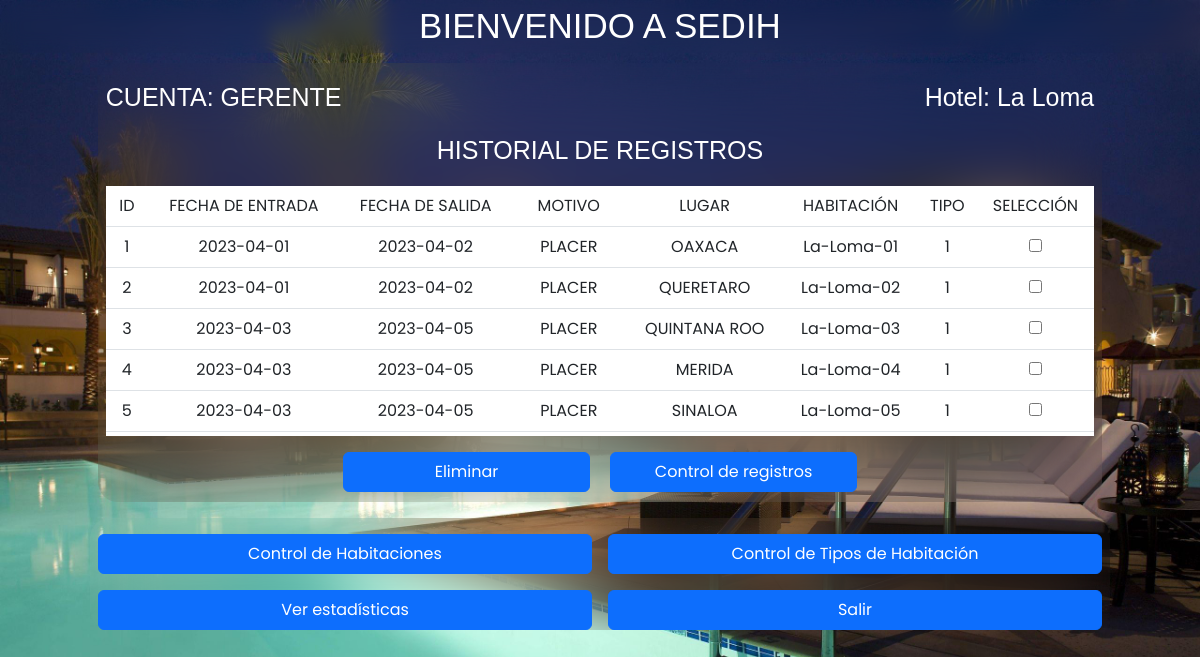
Screenshot of /Gerente.php?hotelid=1 with the database file from the repository.
### tables this page shows
CREATE TABLE `hotel` (
    `idHotel` int(11) NOT NULL,
    `nombre` varchar(50) DEFAULT NULL,
    `categoria` int(11) DEFAULT NULL,
    `domicilio` varchar(150) DEFAULT NULL,
    `ocupacion` double DEFAULT NULL,
    `ubicacion` varchar(100) DEFAULT NULL,
    `noHabitaciones` int(11) NOT NULL
);

CREATE TABLE `registrocliente` (
    `idRegistro` int(11) NOT NULL,
    `fechaHRegistro` date NOT NULL,
    `fechaSalida` date NOT NULL,
    `motivoVisita` varchar(200) DEFAULT NULL,
    `lugarProcedencia` varchar(60) DEFAULT NULL,
    `idHabitacion` varchar(100) NOT NULL,
    `tipoHabitacion` int(11) NOT NULL,
    `idHotel` int(11) NOT NULL
);

### Gerente.php (the view, shortened to what this page needs)
<?php
$mysqli = new mysqli("localhost", "root", "", "sedih", "3306");
$hotelid = isset($_GET['hotelid']) ? $_GET['hotelid'] : '';
?>
<!DOCTYPE html>
<html lang="en">
<head>
	<link href="https://cdn.jsdelivr.net/npm/bootstrap@5.3.0-alpha3/dist/css/bootstrap.min.css" rel="stylesheet"
>
	<link rel="stylesheet" href="index.css">
</head>
<body style="background: url('./src/assets/Fondo3.jpg') no-repeat; center center fixed; background-size: cover;">
	<div style=" background: transparent; border-radius: 20px;  backdrop-filter: blur(10px); text-align: center; color: white; font-family: Impact, Haettenschweiler, 'Arial Narrow Bold', sans-serif; font-size: 35px;">
		BIENVENIDO A SEDIH
	</div>
	<div class="container mt-2" >
		<form class="row g-3" style="margin-left: 5%; margin-right: 5%; margin-top: 10px; background: transparent; border-radius: 20px; backdrop-filter: blur(35px);"
		action="validarOpcionGerente.php?id=<?php echo $hotelid ?>" method="post">
		<div class="col-md-13">
			<div
				style=" float: left; background: transparent; border-radius: 20px;  backdrop-filter: blur(10px); text-align: LEFT; color: WHITE; font-family: Impact, Haettenschweiler, 'Arial Narrow Bold', sans-serif; font-size: 25px;">
				CUENTA: GERENTE</div>
			<?php
			$query = $mysqli->query("SELECT nombre FROM hotel where idHotel =  '$hotelid' ");
			while ($valores = mysqli_fetch_array($query)) {
				echo '<div id = "nombreHotelito" style=" float: RIGHT; background: transparent; border-radius: 20px;  backdrop-filter: blur(10px); text-align: RIGHT; color: WHITE; font-family: Impact, Haettenschweiler, Arial Narrow Bold, sans-serif; font-size: 25px;">Hotel: ' . $valores['nombre'] . '</div>';
			}
			?>
		</div>
		<div
				style=" background: transparent; border-radius: 20px;  backdrop-filter: blur(10px); text-align: CENTER; color: WHITE; font-family: Impact, Haettenschweiler, 'Arial Narrow Bold', sans-serif; font-size: 25px;">
		HISTORIAL DE REGISTROS</div>
				<div style="background-color: transparent; overflow-x: auto;" class="table-wrapper">
				<table style="color: white; width: 100%;" class="table">
					<tr style='text-align: center;'>
						<td>ID</td>
						<td>FECHA DE ENTRADA</td>
						<td>FECHA DE SALIDA</td>
						<td>MOTIVO</td>
						<td>LUGAR</td>
						<td>HABITACIÓN</td>
						<td>TIPO</td>
						<td title="SELECCIONE LOS REGISTROS QUE DESEA ELIMINAR">SELECCIÓN</td>
					</tr>
					<?php
						include("src/database/conexion_bd.php");
						$query = "SELECT * FROM registrocliente rc WHERE idHotel = $hotelid";
						$result = mysqli_query($conexion, $query);
							while ($row = mysqli_fetch_assoc($result)) {
								echo "<tr style='text-align: center;'>";
								echo "<td>" . $row["idRegistro"] . "</td>";
								echo "<td>" . $row["fechaHRegistro"] . "</td>";
								echo "<td>" . $row["fechaSalida"] . "</td>";
								echo "<td>" . $row["motivoVisita"] . "</td>";
								echo "<td>" . $row["lugarProcedencia"] . "</td>";
								echo "<td>" . $row["idHabitacion"] . "</td>";
								echo "<td>" . $row["tipoHabitacion"] . "</td>";
								echo "<td title='SELECCIONE LOS REGISTROS QUE DESEA ELIMINAR' style='text-align: center;'><input type='checkbox' name='eliminar[]' value='" . $row["idRegistro"] . "'></td>";
								echo "</tr>";
							}
					?>
				</table>
			</div>
			<div class="d-flex justify-content-center" style="margin-bottom:10px">
				<div class="col-3" style="margin-right: 20px">
					<button type="submit" class="btn btn-primary" value="borrar" name="accion">Eliminar</button>
				</div>
				<div class="col-3">
					<button type="submit" class="btn btn-primary" value="actualizar" name="accion">Control de registros</button>
				</div>
			</div>
	</form>
</div>
<div class="container mt-3">
	<form class="row g-3 mx-sm-3 mx-md-5 mx-lg-5 mx-xl-5 mt-3 text-center"
		style="background: transparent; border-radius: 20px; backdrop-filter: blur(30px);"
		action="validarOpcionGerente.php?id=<?php echo $hotelid ?>" method="post">
		<div class="col-sm-12 col-md-6 col-lg-6 col-xl-6 mt-3">
			<button type="submit" class="btn btn-primary" value="RegHabitacion" name="accion2">
				Control de Habitaciones
			</button>
		</div>
		<div class="col-sm-12 col-md-6 col-lg-6 col-xl-6 mt-3">
			<button type="submit" class="btn btn-primary" value="RegTipoHab" name="accion2">
				Control de Tipos de Habitación
			</button>
		</div>
		<div class="col-sm-12 col-md-6 col-lg-6 col-xl-6 mt-3">
			<button type="submit" class="btn btn-primary" value="verEstadisticas" name="accion2">
				Ver estadísticas
			</button>
		</div>
		<div class="col-sm-12 col-md-6 col-lg-6 col-xl-6 mt-3">
			<button type="submit" class="btn btn-primary" value="Salir" name="accion2">
				Salir
			</button>
		</div>
	</form>
</div>
</body>
</html>

### index.css (style rules this page uses)
* { margin: 0; padding: 0; font-family: 'poppins',sans-serif; }
button { width: 100%; height: 40px; border-radius: 40px; background: #fff; border: none; outline: none; cursor: pointer; font-size: 1em; font-weight: 600; }

### Gerente.php (style rules this page uses)
.table-wrapper { height: 250px; }
table { width: 100%; }

### rows the page displays
hotel: nombre "La Loma"
registrocliente: idRegistro "1", fechaHRegistro "2023-04-01", fechaSalida "2023-04-02", motivoVisita "PLACER", lugarProcedencia "OAXACA", idHabitacion "La-Loma-01", tipoHabitacion "1"
registrocliente: idRegistro "2", fechaHRegistro "2023-04-01", fechaSalida "2023-04-02", motivoVisita "PLACER", lugarProcedencia "QUERETARO", idHabitacion "La-Loma-02", tipoHabitacion "1"
registrocliente: idRegistro "3", fechaHRegistro "2023-04-03", fechaSalida "2023-04-05", motivoVisita "PLACER", lugarProcedencia "QUINTANA ROO", idHabitacion "La-Loma-03", tipoHabitacion "1"
registrocliente: idRegistro "4", fechaHRegistro "2023-04-03", fechaSalida "2023-04-05", motivoVisita "PLACER", lugarProcedencia "MERIDA", idHabitacion "La-Loma-04", tipoHabitacion "1"
registrocliente: idRegistro "5", fechaHRegistro "2023-04-03", fechaSalida "2023-04-05", motivoVisita "PLACER", lugarProcedencia "SINALOA", idHabitacion "La-Loma-05", tipoHabitacion "1"
